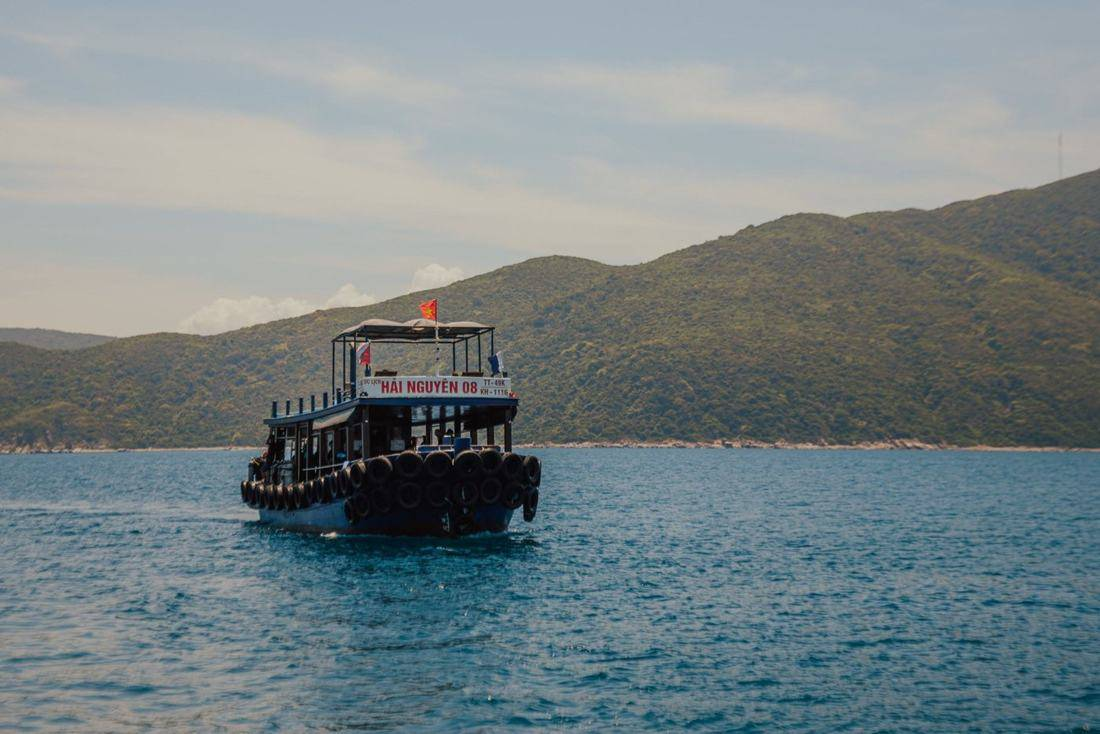
#> input picture site2/img/depart.jpg, 1100 x 734 px
$ python -i grade.py   (imports and definitions only)
#> lines starting #> are read from the running program, lines starting #| are printed output that depends on the picture
#> further down, picture is the input picture: PIL image 1100x734 RGB; mean R, G, B 119.5, 131.2, 134.3
# One shared look for every photo: clean contrast, a touch of warmth (matches the sand/cream palette),
# lifted colour and gentle sharpening. Mild by design so already-good shots are not over-cooked.
from PIL import Image, ImageOps, ImageEnhance, ImageFilter
def grade(im, sharpen=False):
#> called with sharpen = False
    im = im.convert('RGB')
    ac = ImageOps.autocontrast(im, cutoff=(0.4, 0.4), preserve_tone=True)
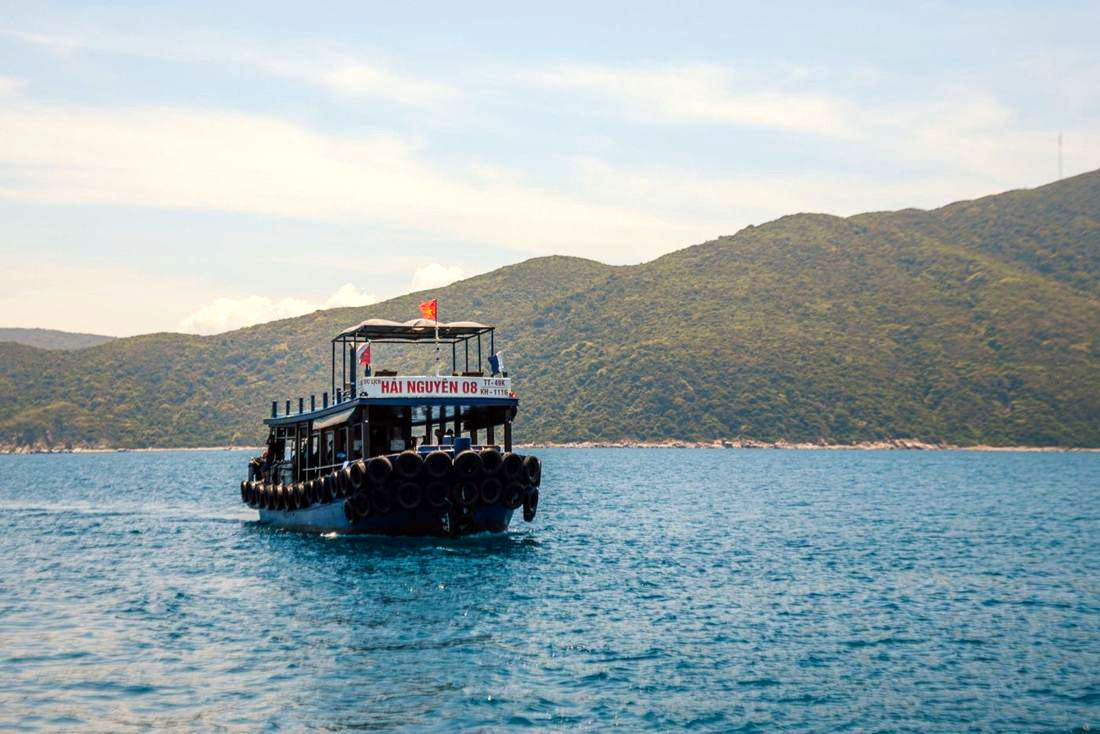
#> ac: PIL image 1100x734 RGB; mean R, G, B 153.7, 169.8, 174.1
    im = Image.blend(im, ac, 0.6)                       # de-haze, but only part-way
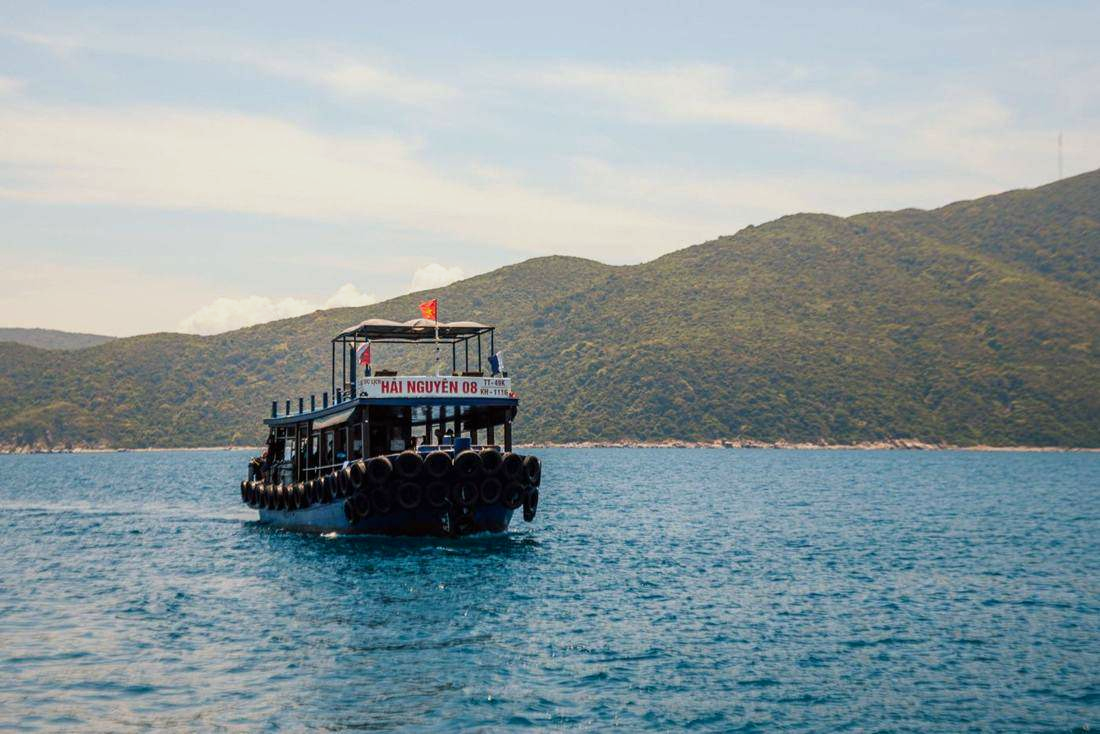
#> im: PIL image 1100x734 RGB; mean R, G, B 139.6, 153.9, 157.8
    im = ImageEnhance.Color(im).enhance(1.10)
    im = ImageEnhance.Contrast(im).enhance(1.04)
    r, g, b = im.split()                                # slight warm shift, same for all photos
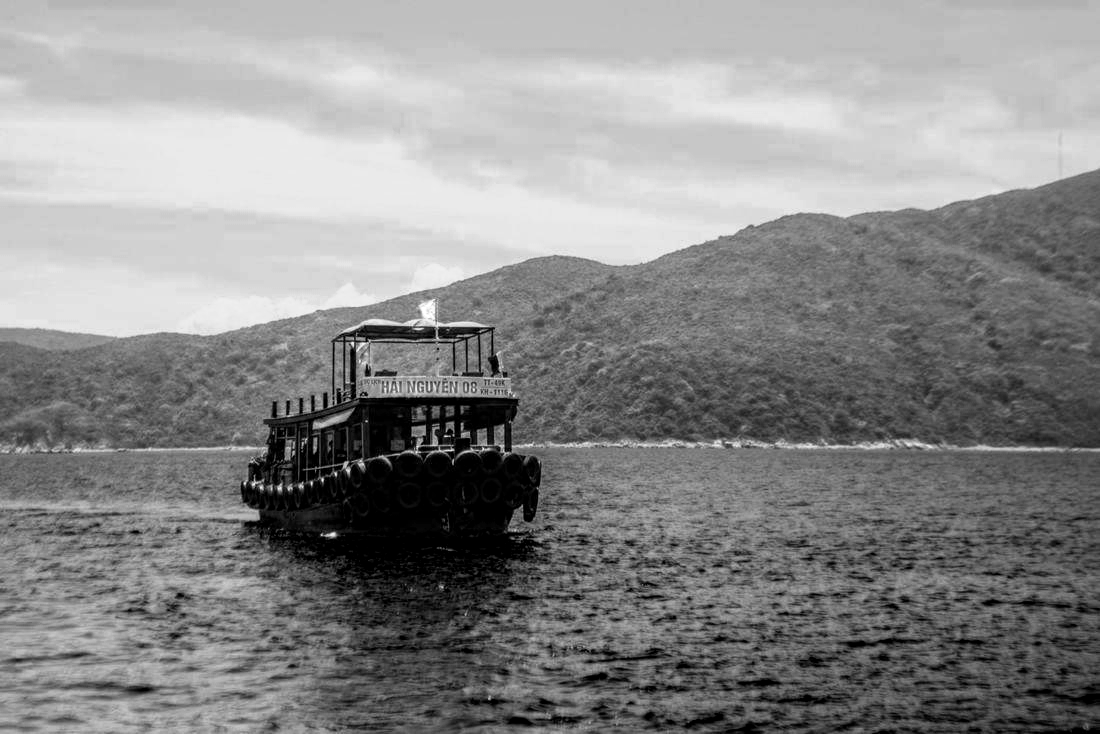
#> r: PIL image 1100x734 L; min 0, max 255, mean 137.3
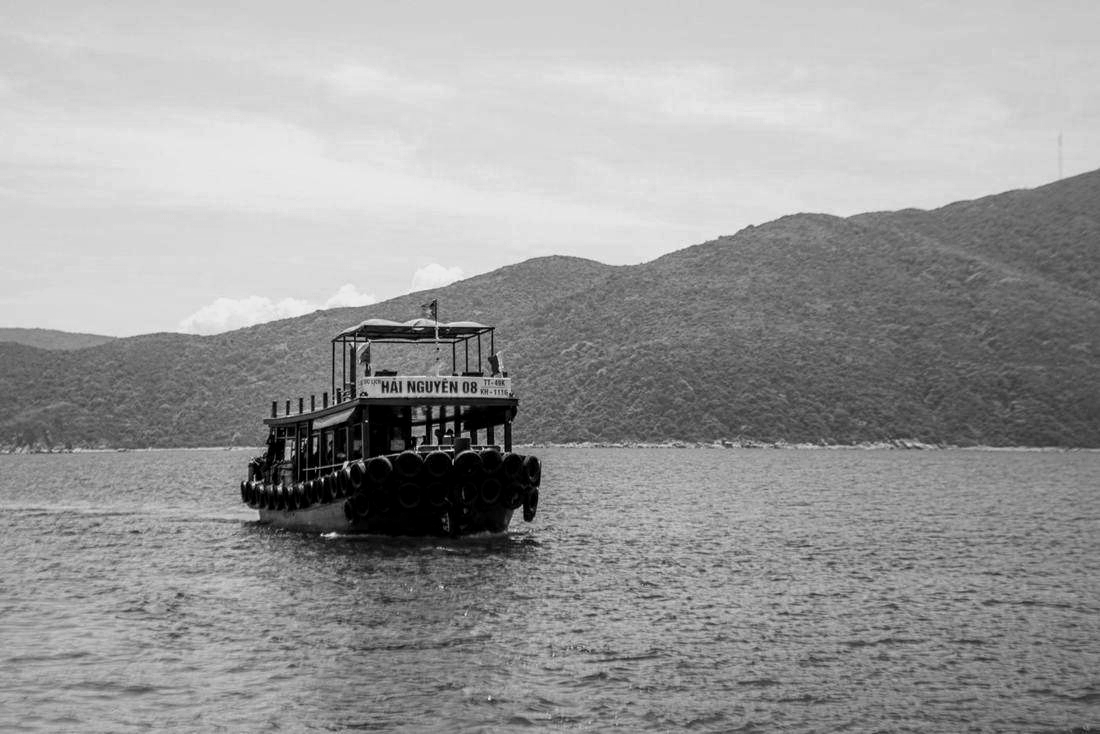
#> g: PIL image 1100x734 L; min 0, max 241, mean 153.7
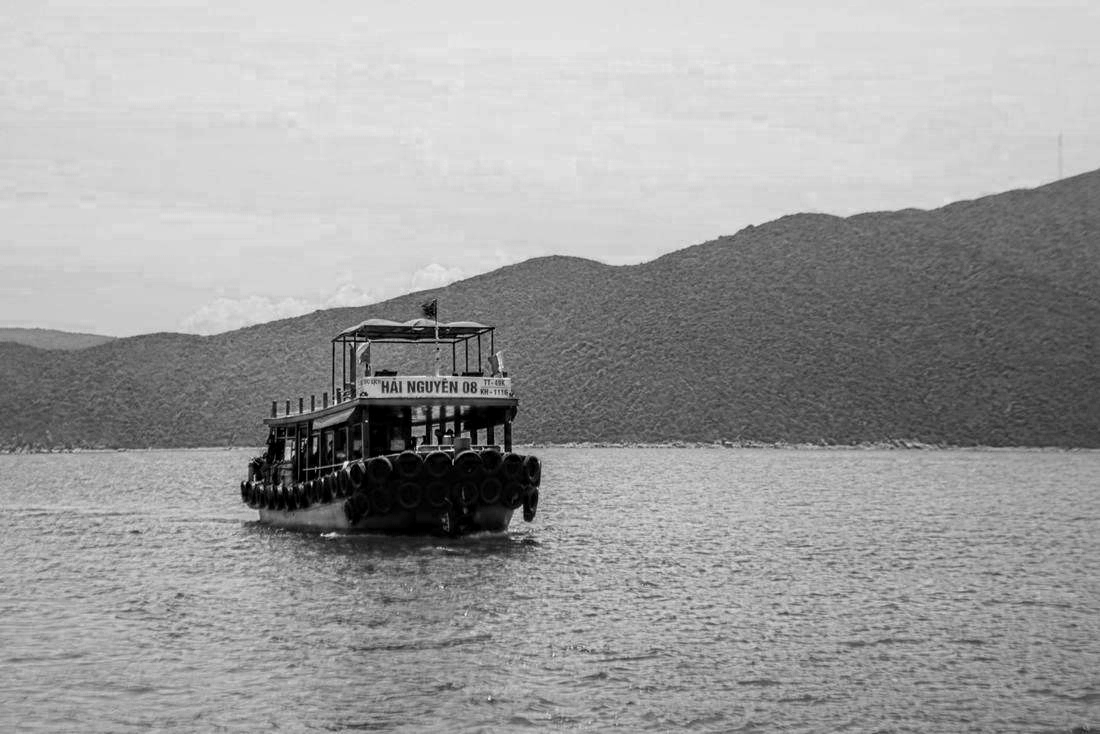
#> b: PIL image 1100x734 L; min 0, max 245, mean 157.9
    r = r.point(lambda v: min(255, int(v * 1.025 + 1)))
    b = b.point(lambda v: int(v * 0.975))
    im = Image.merge('RGB', (r, g, b))
    if not sharpen:                                     # phone shots are already sharp; sharpening only bloats them
        return im
    rad = 0.8 if im.width <= 800 else 1.0
    return im.filter(ImageFilter.UnsharpMask(radius=rad, percent=40, threshold=4))

>>> from PIL import Image
>>> picture = Image.open('site2/img/depart.jpg')
>>> result = grade(picture)

$ run again, on site2/img/hero-boat-1920.jpg
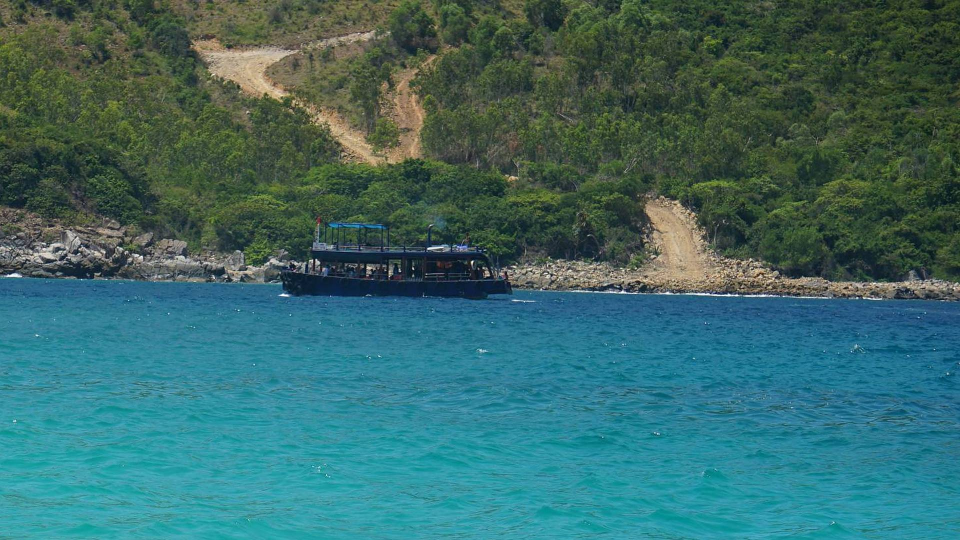
#> input picture site2/img/hero-boat-1920.jpg, 1920 x 1080 px (shown at 1/2 size)
#> picture is the input picture: PIL image 1920x1080 RGB; mean R, G, B 57.1, 105.8, 104.9
#> in grade, `r, g, b = im.split()`:
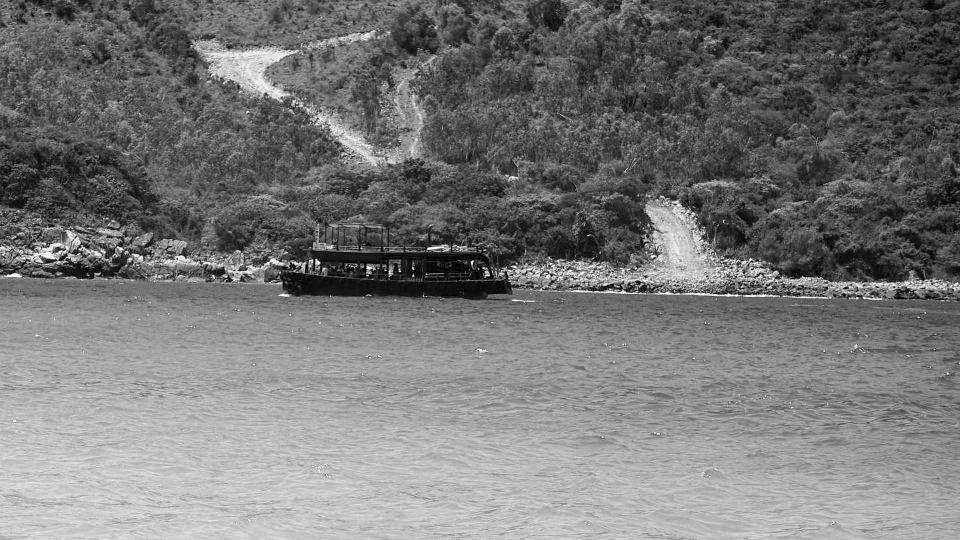
#> g: PIL image 1920x1080 L (shown at 1/2 size); min 0, max 255, mean 119.8
#> in grade, `r, g, b = im.split()`:
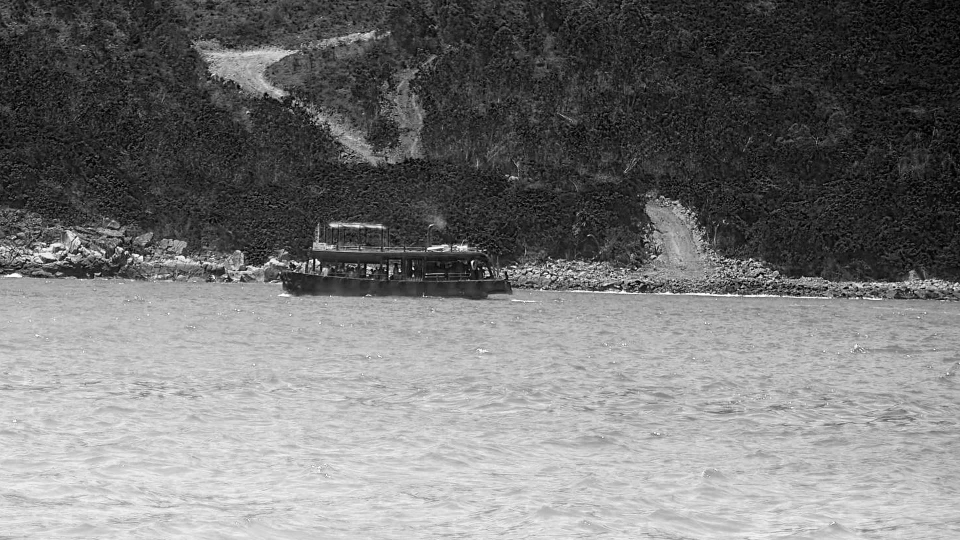
#> b: PIL image 1920x1080 L (shown at 1/2 size); min 0, max 255, mean 118.5
